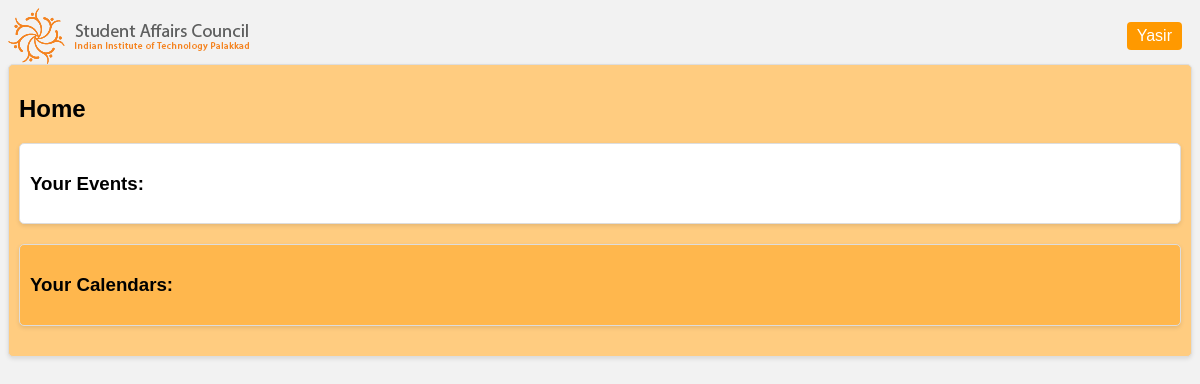
Before: / (signed in) with the older database file.
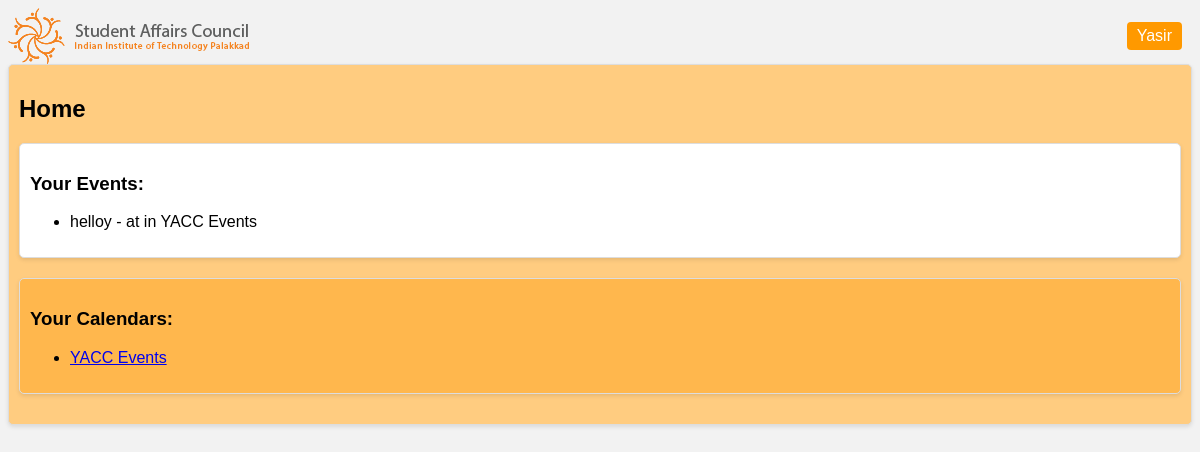
After: the same page with the newer database file.
### Main/models.py (models this page shows, shortened)
class Event(models.Model):
    title = models.CharField(max_length=255)
    date_and_time = models.DateTimeField()
    duration = models.IntegerField(default=10)
    venue = models.CharField(max_length=255, null = True)
    calendar = models.ForeignKey(Calendar, on_delete=models.CASCADE)

class Calendar(models.Model): #all calendars
    name = models.CharField(max_length=255)
    description = models.TextField(default='')
    users = models.ManyToManyField(User, through='UserCalendar')

class UserCalendar(models.Model): #calenders that are created by user
    user = models.ForeignKey(User, on_delete=models.CASCADE)
    calendar = models.ForeignKey(Calendar, on_delete=models.CASCADE)

### Main/views.py (the view)
# urls.py: path('', views.home , name='home' ),
def home(request):
    if request.user.is_authenticated:
       user_calendars = UserCalendar.objects.filter(user=request.user)
       events = Event.objects.filter(calendar__in=user_calendars.values('calendar'))
       user_created_calendars = Calendar.objects.filter(users=request.user)
       context = {'user_calendars':user_calendars, 'events':events, 'user_created_calendars':user_created_calendars}
       return render(request, 'Main/home.html',context)
    else:
        return render(request,'Main/home.html',{'not_authenticated':True})

### Main/templates/Main/home.html (shortened to what this page needs)
{% extends 'main.html' %}
{% load static %}
{% block content %}
  <link rel="stylesheet" href="{% static 'css/home.css' %}">
  <div class="box events-box">
    <h2>Home</h2>
    {% if user.is_authenticated %}
      <div class="box">
        <h3>Your Events:</h3>
        <ul>
          {% for event in events %}
            <li>{{ event.title }} - {{ event.datetime|date:"F j, Y" }} at {{ event.datetime|time:"g:i A" }} in {{ event.calendar.name }}</li>
          {% endfor %}
        </ul>
      </div>
      <div class="box calendars-box">
        <h3>Your Calendars:</h3>
        <ul>
          {% for calendar in user_calendars %}
            <li><a href="{% url 'calendar_detail' calendar.id %}">{{ calendar.calendar.name }}</a></li>
          {% endfor %}
        </ul>
      </div>
    {% else %}
      <p>Login to track your events.</p>
    {% endif %}
  </div>
{% endblock %}

### templates/main.html (shortened to what this page needs)
<head>
    {% load static %}
</head>
<body>
    {% include "title.html" %}
    {% block content %}
    {% endblock  %}
</body>

### templates/title.html (shortened to what this page needs)
<div style="display: flex; justify-content: space-between; align-items: center;">
  <a href="{% url 'home' %}">
    <img src="{% load static %}{% static '/SAC logo.png' %}" alt="Logo">
  </a>
  <div style="display: flex; align-items: center;">
    {% if request.user.is_authenticated %}
      <button onclick="showUserDetails()" style="margin-right: 10px; background-color: #ff9900; color: #fff; border: none; cursor: pointer; font-size: 16px; padding: 5px 10px; border-radius: 4px;">{{ request.user.username }}</button>
    {% else %}
      <a href="{% url 'login' %}"> Login </a>
    {% endif %}
  </div>
</div>

### Main/static/css/home.css (style rules this page uses)
body { background-color: #f2f2f2; font-family: Arial, sans-serif; }
.box { background-color: #fff; border: 1px solid #ddd; padding: 10px; margin-bottom: 20px; border-radius: 5px; box-shadow: 0 2px 4px rgba(0, 0, 0, 0.1); }
.events-box { background-color: #ffcc80; }
.calendars-box { background-color: #ffb74d; }

Changed rows visible on the page:
added Event: title "helloy", calendar.name "YACC Events"
added UserCalendar: calendar.name "YACC Events"
